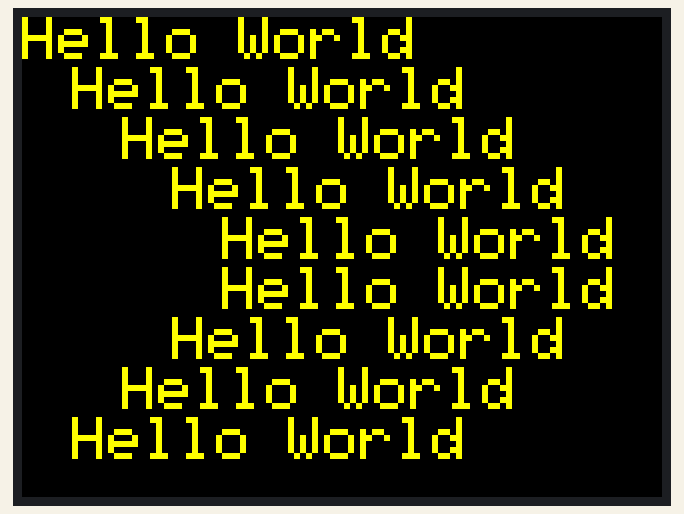
This sketch was run on a simulated Arduino Mega 2560, built with avr-gcc and run on an emulated ATmega2560. Shown: 320×240 colour display.

Above: at 0.3 s.

The sketch:

TestDisplay.ino
```cpp
/**************************************************************************
      Author:   Bruce E. Hall, w8bh.net
        Date:   26 Jun 2019
    Hardware:   STM32F103C "Blue Pill", 2.2" ILI9341 LCD
    Software:   Arduino IDE 1.8.9; stm32duino package @ dan.drown.org

 Description:   Very Simple code to test the display

===========================================

Mods by:  Ken, KM4NFQ "Not Fully Qualified"
Date:     9 August 2019
Hardware: Mega2560 Pro Mini, ILI9341 TFT SPI 320x240 display
Software: Arduino IDE 1.8.9

  LCD DISPLAY CONNECTIONS:
  pin1 "VCC" to +5V     pin6 "MOSI" to 51
  pin2 "GND" to gnd     pin7 "SCK " to 52
  pin3 "CS " to 47      pin8 "LED " to +5V
  pin4 "RST" to 44      pin9 "MISO" to 50
  pin5 "DC"  to 48


 **************************************************************************/

#include "Adafruit_GFX.h"
#include "Adafruit_ILI9341.h"

#define TFT_DC         48
#define TFT_CS         47
#define TFT_RST        44

//===================================  Color Constants ==================================
#define BLACK          0x0000
#define MAGENTA        0xF81F
#define YELLOW         0xFFE0
#define WHITE          0xFFFF

Adafruit_ILI9341 tft = Adafruit_ILI9341(TFT_CS, TFT_DC, TFT_RST);

void setup() {
  tft.begin();                                    // initialize screen object
  tft.setRotation(3);                             // landscape mode: use '1' or '3'
  tft.fillScreen(BLACK);                          // start with blank screen
  tft.setTextSize(3);                             // medium size font
  tft.setTextColor(YELLOW,BLACK);

  for (int i=0; i<5; i++) {
    tft.setCursor(i*25,i*25);
    tft.print("Hello World");                     // write to the display
  }
  for (int i=5; i<9; i++) {
    tft.setCursor((9-i)*25,i*25);
    tft.print("Hello World");                     // and write some more.
  }
}

void loop() {
}
```
